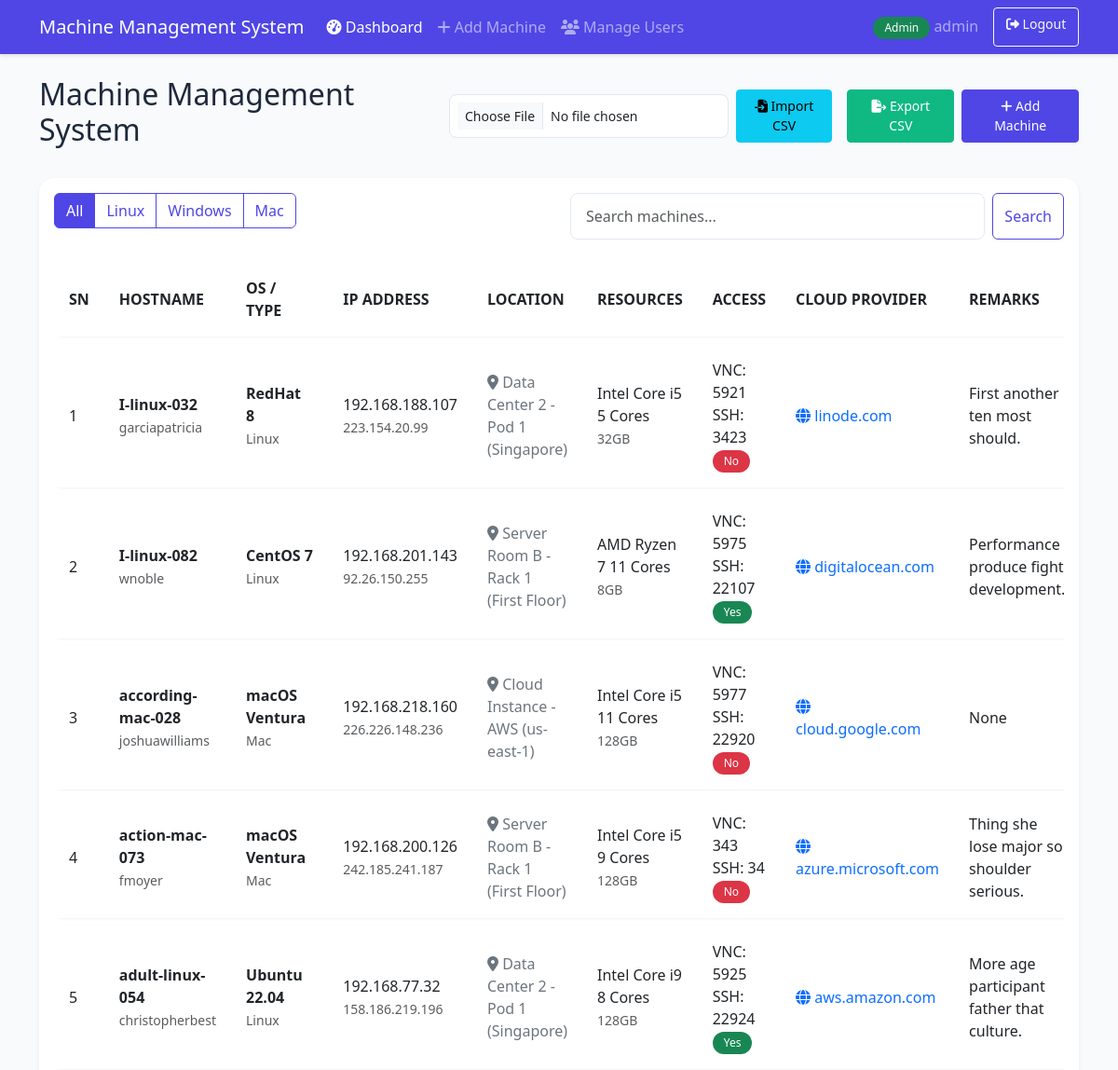
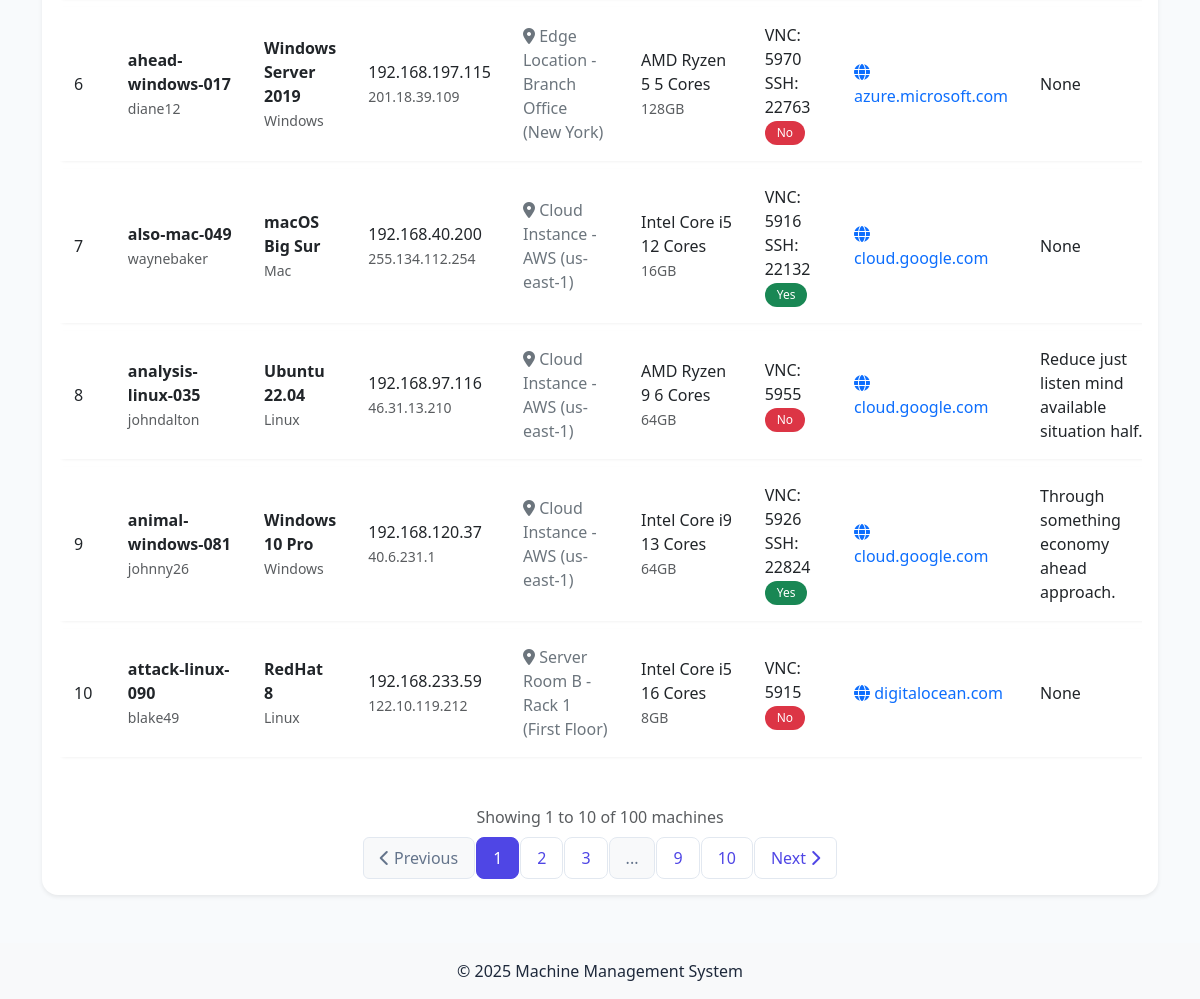
The page /admin/dashboard (signed in) on the database its author committed (2 pictures, top to bottom).
### models/user.py (models this page shows, shortened)
class User(db.Model, UserMixin):
    __tablename__ = 'users'
    id = db.Column(db.Integer, primary_key=True)
    username = db.Column(db.String(64), unique=True, index=True, nullable=False)
    email = db.Column(db.String(120), unique=True, index=True, nullable=False)
    password_hash = db.Column(db.String(128), nullable=False)
    is_admin = db.Column(db.Boolean, default=False)
    created_at = db.Column(db.DateTime, default=datetime.utcnow)
    last_login = db.Column(db.DateTime, nullable=True)

### models/machine.py (models this page shows, shortened)
class Machine(db.Model):
    __tablename__ = 'machines'
    id = db.Column(db.Integer, primary_key=True)
    hostname = db.Column(db.String(64), unique=True, nullable=False, index=True)
    username = db.Column(db.String(64), nullable=False)
    os_type = db.Column(db.String(20), nullable=False)  # Linux, Windows, Mac
    installed_os = db.Column(db.String(64), nullable=False)
    cpu_details = db.Column(db.String(128), nullable=False)
    ram_details = db.Column(db.String(64), nullable=False)
    private_ip = db.Column(db.String(15), nullable=True)
    public_ip = db.Column(db.String(15), nullable=True)
    cloud_provider_url = db.Column(db.String(128), nullable=True)
    physical_location = db.Column(db.String(128), nullable=True)  # Add this line
    vnc_port = db.Column(db.Integer, nullable=True)
    ssh_port = db.Column(db.Integer, nullable=True)  # Add this line
    outside_accessible = db.Column(db.Boolean, default=False)
    remarks = db.Column(db.Text, nullable=True)
    created_at = db.Column(db.DateTime, default=datetime.utcnow)
    updated_at = db.Column(db.DateTime, default=datetime.utcnow, onupdate=datetime.utcnow)

### app.py (the view, shortened to what this page needs)
@app.route('/admin/dashboard')
@login_required
def admin_dashboard():
    if not current_user.is_admin:
        flash('Access denied. Admin privileges required.', 'danger')
        return redirect(url_for('index'))
    page = request.args.get('page', 1, type=int)
    per_page = 10
    os_filter = request.args.get('os')
    search = request.args.get('search')
    query = Machine.query
    if os_filter:
        query = query.filter_by(os_type=os_filter)
    pagination = query.order_by(Machine.hostname).paginate(
        page=page, per_page=per_page, error_out=False
    )
    return render_template('admin/dashboard.html',
                         machines=pagination.items,
                         pagination=pagination)

### models/user.py (called while the page is built)
@login_manager.user_loader
def load_user(user_id):
    return User.query.get(int(user_id))

### templates/admin/dashboard.html (shortened to what this page needs)
{% extends "base.html" %}
{% block content %}
<div class="d-flex justify-content-between align-items-center mb-4">
    <h2>Machine Management System</h2>
    {% if current_user.is_admin %}
    <div class="d-flex align-items-center">
        <form method="POST" action="{{ url_for('import_machines') }}" enctype="multipart/form-data" class="me-2 d-flex align-items-center">
            <input type="file" name="file" accept=".csv" class="form-control form-control-sm me-2" required>
            <button type="submit" class="btn btn-info btn-sm me-2">
                <i class="fas fa-file-import"></i> Import CSV
            </button>
        </form>
        <a href="{{ url_for('export_machines') }}" class="btn btn-success btn-sm me-2">
            <i class="fas fa-file-export"></i> Export CSV
        </a>
        <a href="{{ url_for('add_machine') }}" class="btn btn-primary btn-sm">
            <i class="fas fa-plus"></i> Add Machine
        </a>
    </div>
    {% endif %}
</div>
<div class="card shadow-sm mb-4">
    <div class="card-body">
        <div class="row mb-3">
            <div class="col-md-6">
                <div class="btn-group" role="group">
                    <a href="{{ url_for(current_user.is_admin and 'admin_dashboard' or 'user_dashboard') }}" class="btn btn-outline-primary {{ 'active' if not request.args.get('os') }}">All</a>
                    <a href="{{ url_for(current_user.is_admin and 'admin_dashboard' or 'user_dashboard', os='Linux') }}" class="btn btn-outline-primary {{ 'active' if request.args.get('os') == 'Linux' }}">Linux</a>
                    <a href="{{ url_for(current_user.is_admin and 'admin_dashboard' or 'user_dashboard', os='Windows') }}" class="btn btn-outline-primary {{ 'active' if request.args.get('os') == 'Windows' }}">Windows</a>
                    <a href="{{ url_for(current_user.is_admin and 'admin_dashboard' or 'user_dashboard', os='Mac') }}" class="btn btn-outline-primary {{ 'active' if request.args.get('os') == 'Mac' }}">Mac</a>
                </div>
            </div>
            <div class="col-md-6">
                <form method="GET" action="{{ url_for(current_user.is_admin and 'admin_dashboard' or 'user_dashboard') }}" class="d-flex">
                    <input type="text" name="search" class="form-control me-2" placeholder="Search machines..." value="{{ request.args.get('search', '') }}">
                    <button type="submit" class="btn btn-outline-primary">Search</button>
                </form>
            </div>
        </div>
        <div class="table-responsive">
            <table class="table table-hover">
                <thead>
                    <tr>
                        <th>SN</th>
                        <th>HOSTNAME</th>
                        <th>OS / TYPE</th>
                        <th>IP ADDRESS</th>
                        <th>LOCATION</th>
                        <th>RESOURCES</th>
                        <th>ACCESS</th>
                        <th>CLOUD PROVIDER</th>
                        <th>REMARKS</th>
                    </tr>
                </thead>
                <tbody>
                    {% for machine in machines %}
                    <tr>
                        <td>{{ (pagination.page - 1) * pagination.per_page + loop.index }}</td>
                        <td>
                            <strong>{{ machine.hostname }}</strong><br>
                            <small class="text-muted">{{ machine.username }}</small>
                        </td>
                        <td>
                            <strong>{{ machine.installed_os }}</strong><br>
                            <small class="text-muted">{{ machine.os_type }}</small>
                        </td>
                        <td>
                            {% if machine.private_ip %}
                            <span>{{ machine.private_ip }}</span><br>
                            {% endif %}
                            {% if machine.public_ip %}
                            <small class="text-muted">{{ machine.public_ip }}</small>
                            {% endif %}
                        </td>
                        <td>
                            {% if machine.physical_location %}
                            <span class="text-secondary">
                                <i class="fas fa-map-marker-alt"></i> {{ machine.physical_location }}
                            </span>
                            {% else %}
                            <span class="text-muted">Not specified</span>
                            {% endif %}
                        </td>
                        <td>
                            <span>{{ machine.cpu_details }}</span><br>
                            <small class="text-muted">{{ machine.ram_details }}</small>
                        </td>
                        <td>
                            {% if machine.vnc_port %}
                            <span>VNC: {{ machine.vnc_port }}</span><br>
                            {% endif %}
                            {% if machine.ssh_port %}
                            <span>SSH: {{ machine.ssh_port }}</span><br>
                            {% endif %}
                            <span class="badge {% if machine.outside_accessible %}bg-success{% elif machine.outside_accessible == false %}bg-danger{% else %}bg-warning{% endif %}">
                                {{ 'Yes' if machine.outside_accessible else 'No' }}
                            </span>
                        </td>
                        <td>
                            {% if machine.cloud_provider_url %}
                            {% set domain = machine.cloud_provider_url.replace('https://', '').replace('http://', '').split('/')[0] %}
                            <span class="text-primary" title="{{ machine.cloud_provider_url }}">
                                <i class="fas fa-globe"></i> {{ domain }}
                            </span>
                            {% else %}
                            <span class="text-muted">No URL</span>
                            {% endif %}
                        </td>
                        <td>{{ machine.remarks }}</td>
                    </tr>
                    {% endfor %}
                </tbody>
            </table>
        </div>
        <div class="d-flex flex-column align-items-center mt-4">
            <div class="text-muted mb-2">
                {% set end_item = pagination.page * pagination.per_page %}
                {% if end_item > pagination.total %}
                    {% set end_item = pagination.total %}
                {% endif %}
                Showing {{ (pagination.page - 1) * pagination.per_page + 1 }}
                to {{ end_item }}
                of {{ pagination.total }} machines
            </div>
            {% if pagination.pages > 1 %}
            <nav aria-label="Machine navigation">
                <ul class="pagination">
                    <li class="page-item {{ 'disabled' if pagination.page == 1 }}">
                        <a class="page-link" href="{{ url_for(current_user.is_admin and 'admin_dashboard' or 'user_dashboard', page=pagination.prev_num, os=request.args.get('os'), search=request.args.get('search')) }}">
                            <i class="fas fa-chevron-left"></i> Previous
                        </a>
                    </li>
                    {% for page_num in pagination.iter_pages(left_edge=2, left_current=2, right_current=2, right_edge=2) %}
                        {% if page_num %}
                            <li class="page-item {{ 'active' if pagination.page == page_num }}">
                                <a class="page-link" href="{{ url_for(current_user.is_admin and 'admin_dashboard' or 'user_dashboard', page=page_num, os=request.args.get('os'), search=request.args.get('search')) }}">{{ page_num }}</a>
                            </li>
                        {% else %}
                            <li class="page-item disabled">
                                <span class="page-link">...</span>
                            </li>
                        {% endif %}
                    {% endfor %}
                    <li class="page-item {{ 'disabled' if pagination.page == pagination.pages }}">
                        <a class="page-link" href="{{ url_for(current_user.is_admin and 'admin_dashboard' or 'user_dashboard', page=pagination.next_num, os=request.args.get('os'), search=request.args.get('search')) }}">
                            Next <i class="fas fa-chevron-right"></i>
                        </a>
                    </li>
                </ul>
            </nav>
            {% endif %}
        </div>
    </div>
</div>
{% endblock %}

### templates/base.html (shortened to what this page needs)
<!DOCTYPE html>
<html lang="en">
<head>
    <link href="https://cdn.jsdelivr.net/npm/bootstrap@5.3.0/dist/css/bootstrap.min.css" rel="stylesheet">
    <link rel="stylesheet" href="https://cdnjs.cloudflare.com/ajax/libs/font-awesome/6.4.0/css/all.min.css">
    <link rel="stylesheet" href="{{ url_for('static', filename='css/style.css') }}">
</head>
<body>
    {% if current_user.is_authenticated %}
    <nav class="navbar navbar-expand-lg navbar-dark bg-primary">
        <div class="container">
            <a class="navbar-brand" href="{{ url_for('index') }}">Machine Management System</a>
            <div class="collapse navbar-collapse" id="navbarNav">
                <ul class="navbar-nav me-auto">
                    {% if current_user.is_admin %}
                    <li class="nav-item">
                        <a class="nav-link {% if request.endpoint == 'admin_dashboard' %}active{% endif %}" href="{{ url_for('admin_dashboard') }}">
                            <i class="fas fa-tachometer-alt"></i> Dashboard
                        </a>
                    </li>
                    <li class="nav-item">
                        <a class="nav-link {% if request.endpoint == 'add_machine' %}active{% endif %}" href="{{ url_for('add_machine') }}">
                            <i class="fas fa-plus"></i> Add Machine
                        </a>
                    </li>
                    <li class="nav-item">
                        <a class="nav-link" href="{{ url_for('manage_users') }}">
                            <i class="fas fa-users"></i> Manage Users
                        </a>
                    </li>
                    {% else %}
                    <li class="nav-item">
                        <a class="nav-link {% if request.endpoint == 'user_dashboard' %}active{% endif %}" href="{{ url_for('user_dashboard') }}">
                            <i class="fas fa-tachometer-alt"></i> Dashboard
                        </a>
                    </li>
                    {% endif %}
                </ul>
                <div class="d-flex">
                    <span class="navbar-text me-3">
                        {% if current_user.is_admin %}
                        <span class="badge bg-success">Admin</span>
                        {% else %}
                        <span class="badge bg-info">User</span>
                        {% endif %}
                        {{ current_user.username }}
                    </span>
                    <a href="{{ url_for('logout') }}" class="btn btn-outline-light btn-sm">
                        <i class="fas fa-sign-out-alt"></i> Logout
                    </a>
                </div>
            </div>
        </div>
    </nav>
    {% endif %}
    <div class="container mt-4">
        {% block content %}{% endblock %}
    </div>
    <footer class="mt-5 py-3 bg-light text-center">
        <div class="container">
            <p class="mb-0">&copy; 2025 Machine Management System</p>
        </div>
    </footer>
</body>
</html>

### static/css/style.css (style rules this page uses)
:root { --primary-color: #4f46e5; --primary-hover: #4338ca; --success-color: #10b981; --danger-color: #ef4444; --background-color: #f8fafc; --card-bg: #ffffff; --text-primary: #1e293b; --text-secondary: #64748b; }
body { background-color: var(--background-color); color: var(--text-primary); }
.navbar { box-shadow: 0 2px 4px rgba(0,0,0,0.1); }
.navbar-dark.bg-primary { background-color: var(--primary-color) !important; }
.card { border: none; border-radius: 1rem; box-shadow: 0 4px 6px -1px rgba(0,0,0,0.1), 0 2px 4px -2px rgba(0,0,0,0.05); transition: transform 0.2s, box-shadow 0.2s; }
.table { border-collapse: separate; border-spacing: 0 0.5rem; }
.table tr { background-color: var(--card-bg); box-shadow: 0 1px 3px rgba(0,0,0,0.05); border-radius: 0.5rem; }
.table td, .table th { border: none; padding: 1rem; vertical-align: middle; }
.btn-primary { background-color: var(--primary-color); border-color: var(--primary-color); transition: all 0.2s; }
.btn-success { background-color: var(--success-color); border-color: var(--success-color); }
.btn-outline-primary { color: var(--primary-color); border-color: var(--primary-color); }
.btn-outline-primary:hover, .btn-outline-primary.active { background-color: var(--primary-color); border-color: var(--primary-color); }
.badge { padding: 0.5em 1em; border-radius: 9999px; font-weight: 500; }
.form-control, .form-select { border-radius: 0.5rem; padding: 0.75rem 1rem; border: 1px solid #e2e8f0; }
.pagination .page-link { border: none; margin: 0 0.25rem; border-radius: 0.5rem; color: var(--text-primary); }
.pagination .page-item.active .page-link { background-color: var(--primary-color); color: white; }
.pagination { margin-bottom: 0; }
.pagination .page-link { padding: 0.5rem 1rem; color: var(--primary-color); border: 1px solid #e2e8f0; margin: 0 2px; }
.pagination .page-item.active .page-link { background-color: var(--primary-color); border-color: var(--primary-color); color: white; }
.pagination .page-item.disabled .page-link { color: var(--text-secondary); pointer-events: none; background-color: #f8f9fa; border-color: #e2e8f0; }
.table tbody tr { opacity: 1; animation: none; transition: background-color 0.2s ease; }
.table tbody tr.animate { animation: fadeIn 0.5s ease forwards; }
input[type="file"] { max-width: 300px; font-size: 0.875rem; }
.btn-sm { padding: 0.4rem 0.8rem; font-size: 0.875rem; }

### rows shown on the page
User: username "admin"
Machine: page "1", hostname "I-linux-032", username "garciapatricia", installed_os "RedHat 8", os_type "Linux", private_ip "192.168.188.107", public_ip "223.154.20.99", physical_location "Data Center 2 - Pod 1 (Singapore)", cpu_details "Intel Core i5 5 Cores", ram_details "32GB", vnc_port "5921", ssh_port "3423", outside_accessible "No", domain "linode.com", remarks "First another ten most should."
Machine: page "2", hostname "I-linux-082", username "wnoble", installed_os "CentOS 7", os_type "Linux", private_ip "192.168.201.143", public_ip "92.26.150.255", physical_location "Server Room B - Rack 1 (First Floor)", cpu_details "AMD Ryzen 7 11 Cores", ram_details "8GB", vnc_port "5975", ssh_port "22107", outside_accessible "Yes", domain "digitalocean.com", remarks "Performance produce fight development."
Machine: page "3", hostname "according-mac-028", username "joshuawilliams", installed_os "macOS Ventura", os_type "Mac", private_ip "192.168.218.160", public_ip "226.226.148.236", physical_location "Cloud Instance - AWS (us-east-1)", cpu_details "Intel Core i5 11 Cores", ram_details "128GB", vnc_port "5977", ssh_port "22920", outside_accessible "No", domain "cloud.google.com", remarks "None"
Machine: page "4", hostname "action-mac-073", username "fmoyer", installed_os "macOS Ventura", os_type "Mac", private_ip "192.168.200.126", public_ip "242.185.241.187", physical_location "Server Room B - Rack 1 (First Floor)", cpu_details "Intel Core i5 9 Cores", ram_details "128GB", vnc_port "343", ssh_port "34", outside_accessible "No", domain "azure.microsoft.com", remarks "Thing she lose major so shoulder serious."
Machine: page "5", hostname "adult-linux-054", username "christopherbest", installed_os "Ubuntu 22.04", os_type "Linux", private_ip "192.168.77.32", public_ip "158.186.219.196", physical_location "Data Center 2 - Pod 1 (Singapore)", cpu_details "Intel Core i9 8 Cores", ram_details "128GB", vnc_port "5925", ssh_port "22924", outside_accessible "Yes", domain "aws.amazon.com", remarks "More age participant father that culture."
Machine: page "6", hostname "ahead-windows-017", username "diane12", installed_os "Windows Server 2019", os_type "Windows", private_ip "192.168.197.115", public_ip "201.18.39.109", physical_location "Edge Location - Branch Office (New York)", cpu_details "AMD Ryzen 5 5 Cores", ram_details "128GB", vnc_port "5970", ssh_port "22763", outside_accessible "No", domain "azure.microsoft.com", remarks "None"
Machine: page "7", hostname "also-mac-049", username "waynebaker", installed_os "macOS Big Sur", os_type "Mac", private_ip "192.168.40.200", public_ip "255.134.112.254", physical_location "Cloud Instance - AWS (us-east-1)", cpu_details "Intel Core i5 12 Cores", ram_details "16GB", vnc_port "5916", ssh_port "22132", outside_accessible "Yes", domain "cloud.google.com", remarks "None"
Machine: page "8", hostname "analysis-linux-035", username "johndalton", installed_os "Ubuntu 22.04", os_type "Linux", private_ip "192.168.97.116", public_ip "46.31.13.210", physical_location "Cloud Instance - AWS (us-east-1)", cpu_details "AMD Ryzen 9 6 Cores", ram_details "64GB", vnc_port "5955", outside_accessible "No", domain "cloud.google.com", remarks "Reduce just listen mind available situation half."
Machine: page "9", hostname "animal-windows-081", username "johnny26", installed_os "Windows 10 Pro", os_type "Windows", private_ip "192.168.120.37", public_ip "40.6.231.1", physical_location "Cloud Instance - AWS (us-east-1)", cpu_details "Intel Core i9 13 Cores", ram_details "64GB", vnc_port "5926", ssh_port "22824", outside_accessible "Yes", domain "cloud.google.com", remarks "Through something economy ahead approach."
Machine: page "10", hostname "attack-linux-090", username "blake49", installed_os "RedHat 8", os_type "Linux", private_ip "192.168.233.59", public_ip "122.10.119.212", physical_location "Server Room B - Rack 1 (First Floor)", cpu_details "Intel Core i5 16 Cores", ram_details "8GB", vnc_port "5915", outside_accessible "No", domain "digitalocean.com", remarks "None"

### other values the page prints
{{ (pagination.page - 1) * pagination.per_page + 1 }} "1"
{{ end_item }} "10"
{{ pagination.total }} "100"
{{ page_num }} "1" "2" "3" "9" "10"
